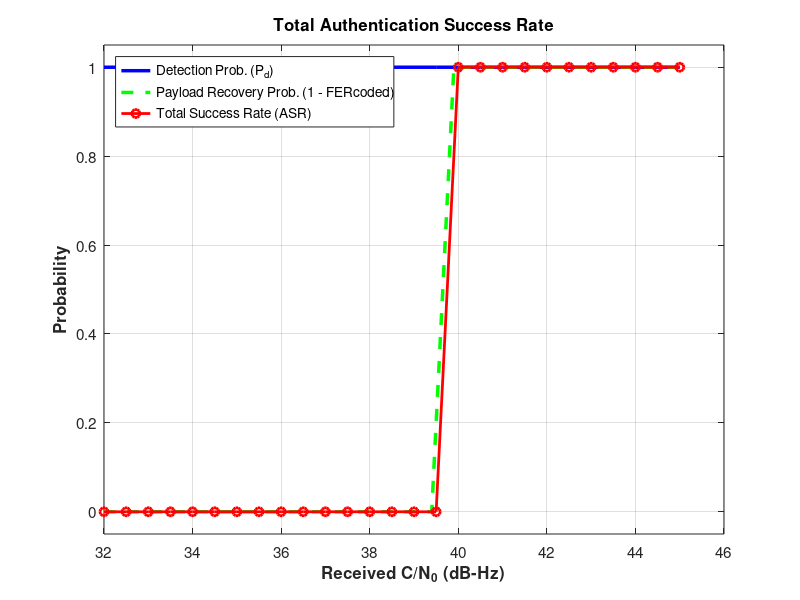

Recreate this plot in MATLAB.
% Total Authentication Success Rate vs. C/N0 ===
clc; clear; close all;

cn0 = 32:0.5:45; 
cn0_linear = 10.^(cn0/10);

% 1. Marker detection prob. (Pd) based on Marcum Q-function (Tint=10ms, DF=2)
T_int = 0.01; df_ratio = 2/33; P_fa = 1e-3;
snr_eff = 2 * T_int * (1 - df_ratio) * cn0_linear;
V_th = sqrt(-2 * log(P_fa));
Pd = marcumq(sqrt(2 * snr_eff), V_th);

% 2. Viterbi decoding BER and FER 
ber_coded = 0.5 * erfc(sqrt(10.^((cn0-36)/10))); 
ber_coded(cn0 >= 40) = 0; % Error-free over 40 dB-Hz
FER = 1 - (1 - ber_coded).^900; % Frame error rate for 900-bit frame

% 3. Total authentication success rate prob. (ASR = Pd * (1 - FER))
ASR = Pd .* (1 - FER);

figure('Name', 'Total Authentication Success Rate', 'Color', 'w', 'Position', [100, 100, 600, 450]); %[output:2040ae54]
plot(cn0, Pd, '-b', 'LineWidth', 2.5); hold on; %[output:2040ae54]

plot(cn0 - 0.1, 1-FER, '--g', 'LineWidth', 2.5); %[output:2040ae54]

plot(cn0, ASR, '-r', 'LineWidth', 2, 'Marker', 'o', 'MarkerSize', 6); %[output:2040ae54]

grid on; %[output:2040ae54]

xlim([32 46]); %[output:2040ae54]
ylim([-0.05 1.05]);  %[output:2040ae54]

xlabel('Received C/N_0 (dB-Hz)', 'FontSize', 12, 'FontWeight', 'bold'); %[output:2040ae54]
ylabel('Probability', 'FontSize', 12, 'FontWeight', 'bold'); %[output:2040ae54]
title('Total Authentication Success Rate', 'FontSize', 13, 'FontWeight', 'bold'); %[output:2040ae54]
legend('Detection Prob. (P_d)', 'Payload Recovery Prob. (1 - FERcoded)', 'Total Success Rate (ASR)', 'Location', 'northwest'); %[output:2040ae54]
set(gca, 'FontSize', 11); %[output:2040ae54]
